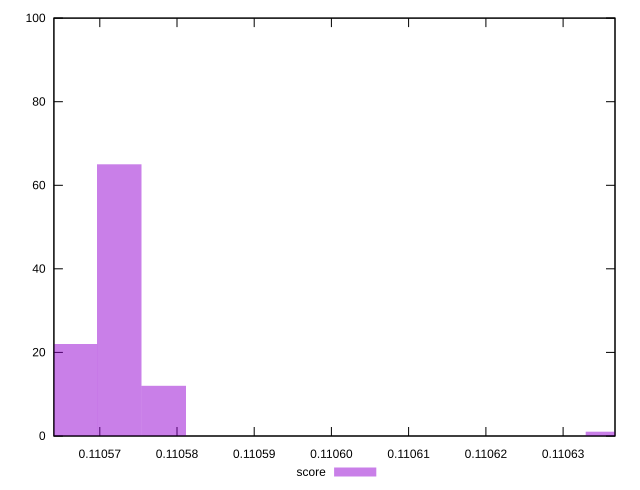

Reproduce this figure in gnuplot.
reset
set terminal svg size 640, 490 enhanced background rgb 'white'
set output "reprap/uses-long-cache-ttl/samples/pages+cached/score/histogram.svg"

$score <<EOF
0.11063864482794568 1
0.11056689473402354 24
0.11057287390851704 67
0.11057885308301055 8
EOF

set key outside below
set boxwidth 0.00000597917449351198
set yrange [0:100]
set style fill transparent solid 0.5 noborder

plot \
  $score title "score" with boxes, \


reset
